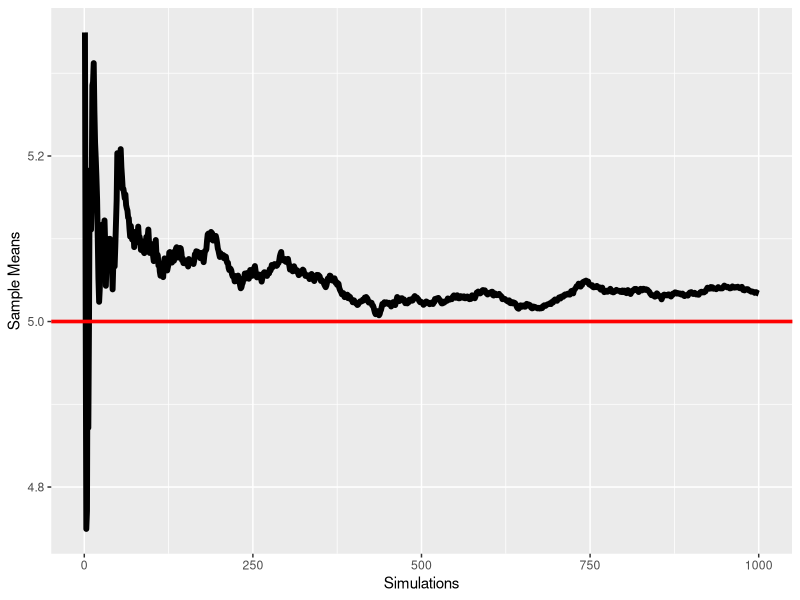
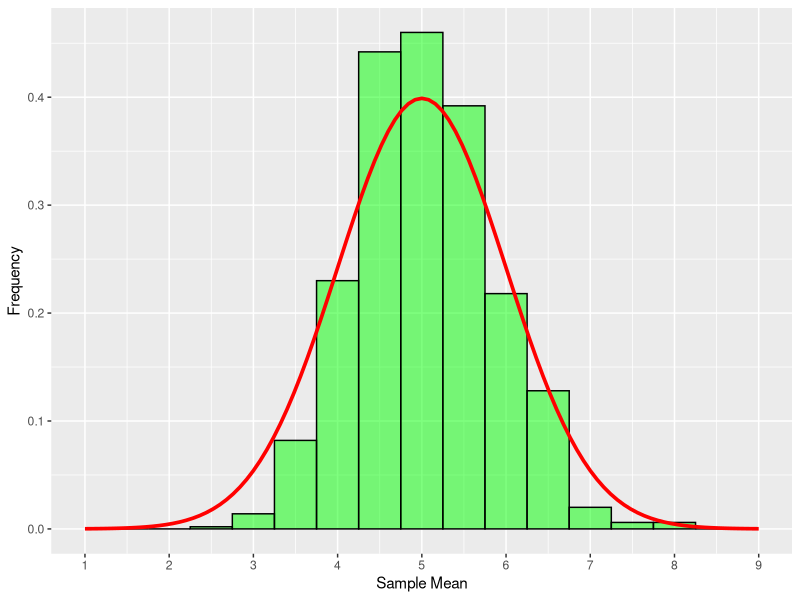

Reproduce these figures in R, in order.
## ---- chunk 1
knitr::opts_chunk$set(echo = TRUE)
library(ggplot2)
## ---- chunk 2
nosims <- 1000
n <- 40
lambda <- 0.2

sample_means <- NULL
for(i in 1:nosims) sample_means <- c(sample_means, mean(rexp(n,lambda)))

t_mean <- 1/lambda
cumulative_means <- cumsum(sample_means)/c(1:nosims)
sample_mean <- cumulative_means[nosims]

t_var <- (1/lambda)^2
sample_variance <- var(sample_means)*n
## ---- chunk 3
ggplot(data.frame(x = 1:nosims, y = cumulative_means), aes(x = x, y = y)) +
    geom_line(size = 2) +
    geom_abline(intercept = t_mean, slope = 0, color = "red", size = 1.25) +
    scale_y_continuous(limits = c(min(cumulative_means), max(cumulative_means))) +
    xlab("Simulations") +
    ylab("Sample Means")
## ---- chunk 4
ggplot(data.frame(x = sample_means), aes(x = x)) +
    geom_histogram(position = "identity", 
                   binwidth = 0.5,
                   fill = "green", 
                   color = "black", 
                   alpha = 0.5,
                   aes(y = ..density..)) +
    stat_function(fun = dnorm, color = "red", size = 1.25, args = list(mean = t_mean)) +
    scale_x_continuous(breaks=c(1:9), limits=c(1,9)) +
    xlab("Sample Mean") +
    ylab("Frequency")
